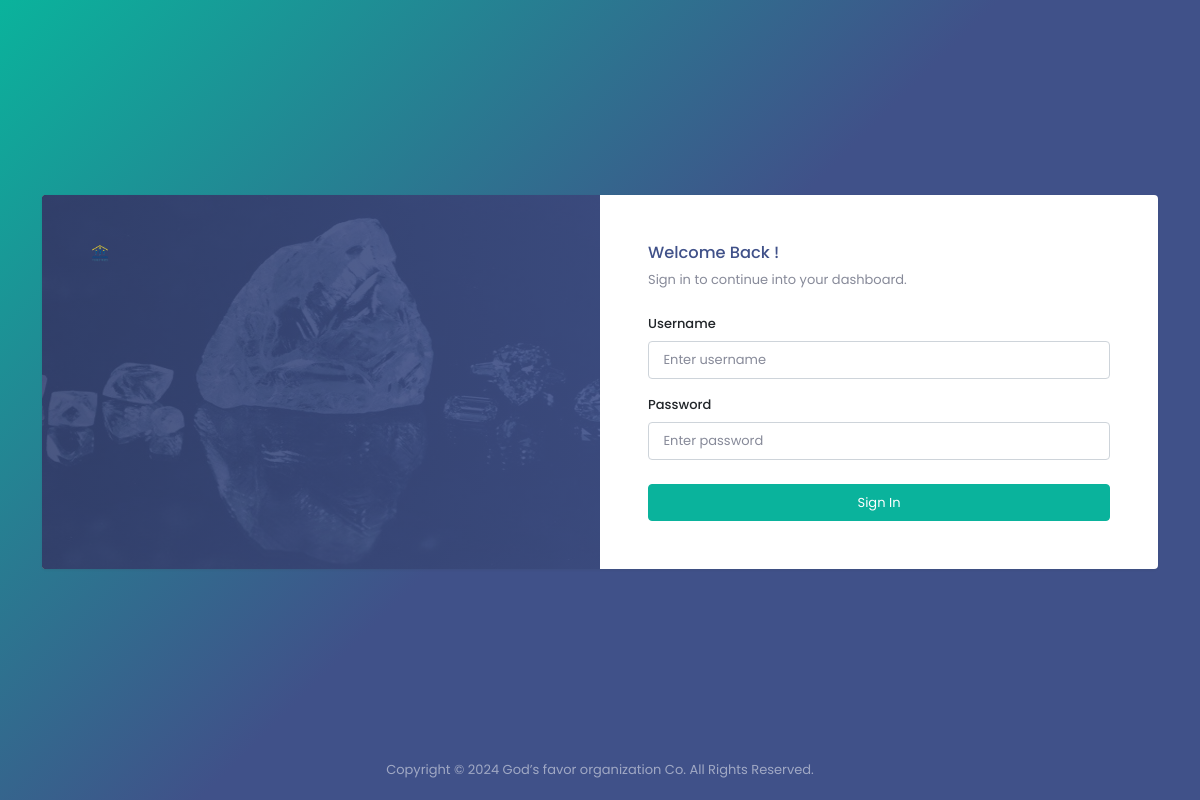
Screenshot of /dashboard/login.php with the database file from the repository.
### tables this page shows
CREATE TABLE `logo` (
  `id` int(11) NOT NULL,
  `xfile` varchar(1000) NOT NULL,
  `ufile` varchar(1000) NOT NULL,
  `updated_at` timestamp NOT NULL DEFAULT current_timestamp() ON UPDATE current_timestamp()
);

CREATE TABLE `siteconfig` (
  `id` int(11) NOT NULL,
  `site_keyword` varchar(1000) NOT NULL,
  `site_desc` varchar(500) NOT NULL,
  `site_title` varchar(300) NOT NULL,
  `site_about` varchar(1000) NOT NULL,
  `site_footer` varchar(1000) NOT NULL,
  `follow_text` varchar(1000) NOT NULL,
  `site_url` varchar(50) NOT NULL,
  `updated_at` timestamp NOT NULL DEFAULT current_timestamp() ON UPDATE current_timestamp()
);

### dashboard/login.php (the view, shortened to what this page needs)
<?php
include_once("../z_db.php");
?>
<!doctype html>
<html lang="en" data-layout="vertical" data-topbar="light" data-sidebar="dark" data-sidebar-size="lg"
  data-sidebar-image="none">
<head>
  <link href="assets/css/bootstrap.min.css" rel="stylesheet" type="text/css" />
  <link href="assets/css/icons.min.css" rel="stylesheet" type="text/css" />
  <link href="assets/css/app.min.css" rel="stylesheet" type="text/css" />
  <link href="assets/css/custom.min.css" rel="stylesheet" type="text/css" />
</head>
<body>
  <div class="auth-page-wrapper auth-bg-cover py-5 d-flex justify-content-center align-items-center min-vh-100">
    <div class="auth-page-content overflow-hidden pt-lg-5">
      <div class="container">
        <div class="row">
          <div class="col-lg-12">
            <div class="card overflow-hidden">
              <div class="row g-0">
                <div class="col-lg-6">
                  <div class="p-lg-5 p-4 auth-one-bg h-100">
                    <div class="bg-overlay"></div>
                    <div class="position-relative h-100 d-flex flex-column">
                      <div class="mb-4">
                      <?php
    $rr=mysqli_query($con,"SELECT ufile FROM logo");
$r = mysqli_fetch_row($rr);
$ufile = $r[0];
?>
                        <a href="index.html" class="d-block">
                          <img src="uploads/logo/<?php print $ufile;?>" alt="" height="18">
                        </a>
                      </div>
                    </div>
                  </div>
                </div>
                <div class="col-lg-6">
                  <div class="p-lg-5 p-4">
                    <div>
                      <h5 class="text-primary">Welcome Back !</h5>
                      <p class="text-muted">Sign in to continue into your dashboard.</p>
                    </div>
                    <div class="mt-4">
                                    <form class="user" action="<?php echo htmlspecialchars($_SERVER["PHP_SELF"], ENT_QUOTES, "utf-8"); ?>" method="post">
                        <div class="mb-3">
                          <label for="username" class="form-label">Username</label>
                          <input type="text" class="form-control" id="username" name="username" placeholder="Enter username">
                        </div>
                        <div class="mb-3">
                          <label class="form-label" for="password-input">Password</label>
                          <div class="position-relative auth-pass-inputgroup mb-3">
                            <input type="password" class="form-control pe-5" name="password" placeholder="Enter password"
                              id="password-input">
                          </div>
                        </div>
                        <div class="mt-4">
                          <button class="btn btn-success w-100" type="submit">Sign In</button>
                        </div>
                      </form>
                    </div>
                  </div>
                </div>
              </div>
            </div>
          </div>
        </div>
      </div>
    </div>
    <footer class="footer">
      <div class="container">
        <div class="row">
          <div class="col-lg-12">
            <div class="text-center">
            <?php
    $rr=mysqli_query($con,"SELECT site_footer FROM siteconfig");
$r = mysqli_fetch_row($rr);
$site_footer = $r[0];
?>
            <p class="mb-0">
             <?php print $site_footer ?>
              </p>
            </div>
          </div>
        </div>
      </div>
    </footer>
  </div>
</body>
</html>

### rows the page displays
logo: ufile (picture)
siteconfig: site_footer "Copyright © 2024 God’s favor organization Co. All Rights Reserved."
